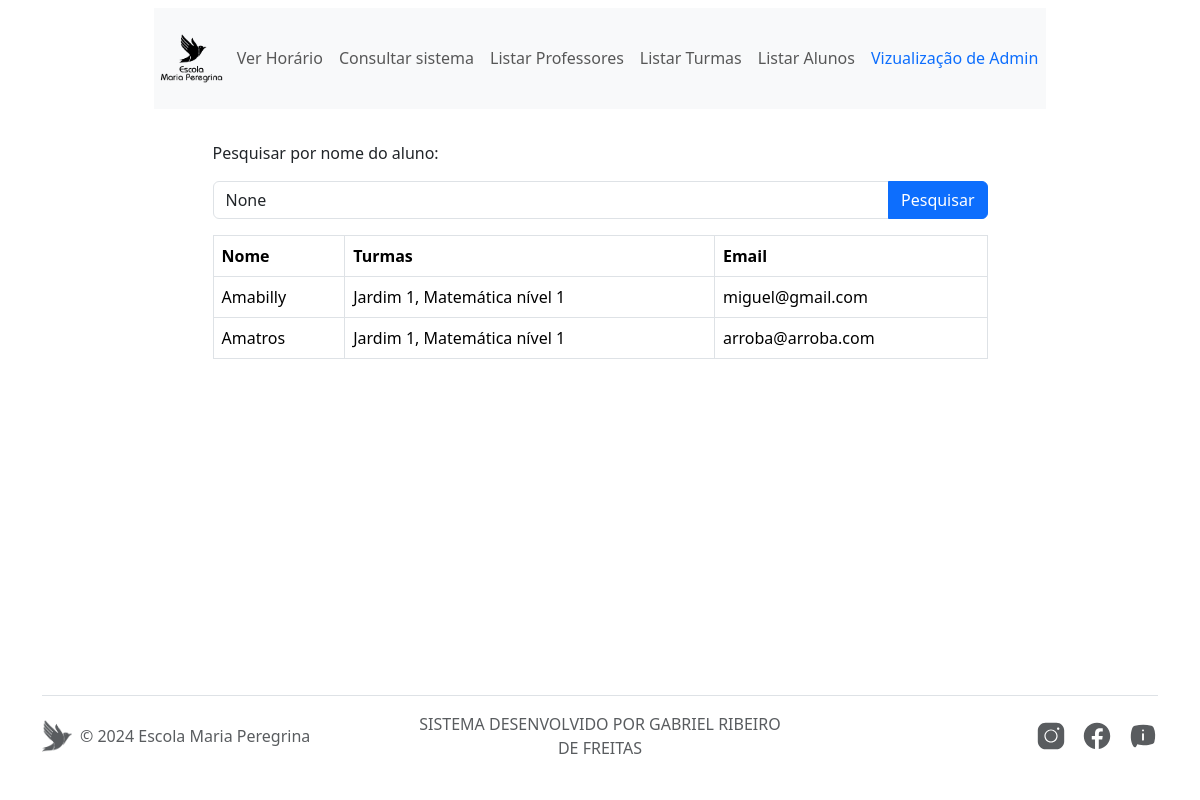
Page /listaralunos/ (signed in) on the earlier database version.
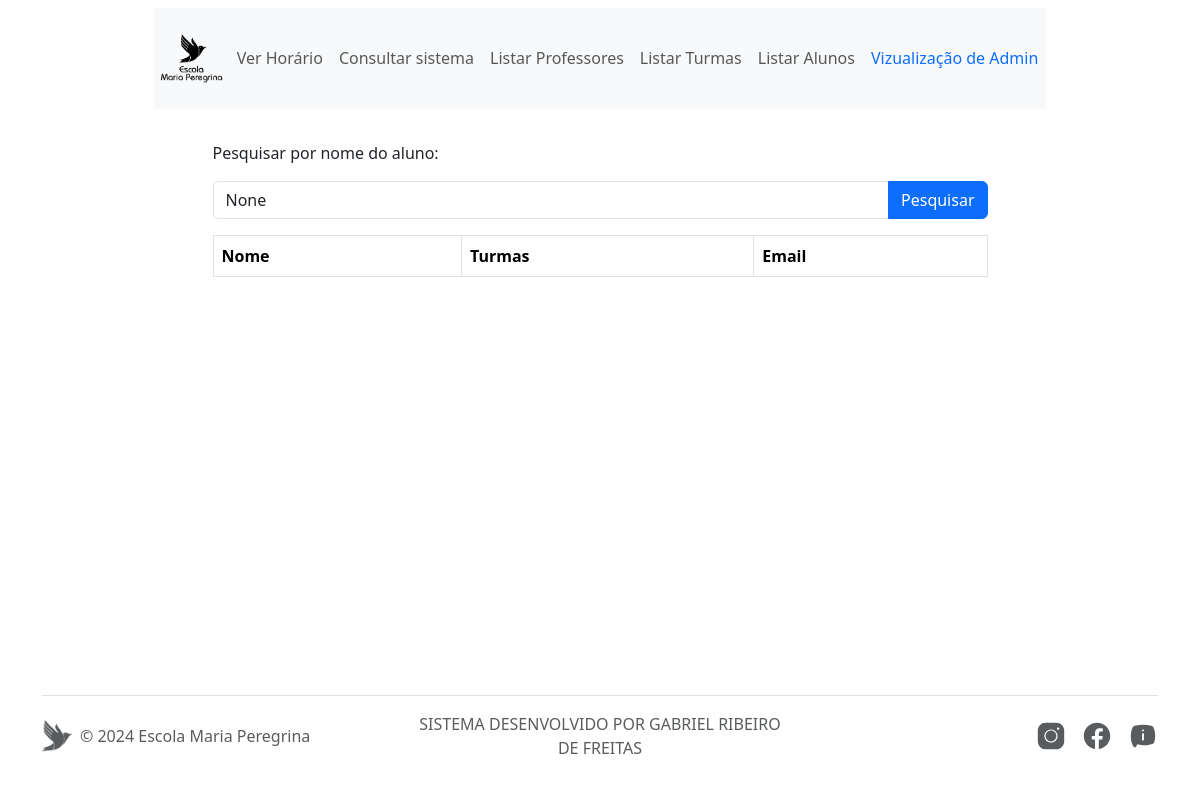
Same page on the later database version.
### sistema/models.py (models this page shows, shortened)
class Aluno(models.Model):
    id = models.AutoField(primary_key=True)
    nome = models.CharField(max_length=100)
    email = models.EmailField(unique=True)
    turmas = models.ManyToManyField(Turma, related_name='alunos')

class Turma(models.Model):
    id = models.AutoField(primary_key=True)
    nome = models.CharField(max_length=50)
    tutor = models.CharField(max_length=100, blank=True)
    carga_horaria_semanal = models.ManyToManyField(
        DiaDaSemana,
        through='CargaHorariaTurma',
        related_name='carga_horaria_turmas'
    )
    def __str__(self):
        return self.nome

### sistema/views.py (the view)
# urls.py: path('listaralunos/', listar_alunos_view, name = 'listar_alunos_view'),
@login_required(login_url='login_view')
def listar_alunos_view(request):
    termo_pesquisa = request.GET.get('termo_pesquisa')
    alunos = Aluno.objects.all()
    if termo_pesquisa:
        alunos = alunos.filter(nome__icontains=termo_pesquisa)
    return render(request, 'listar_alunos.html', {'alunos': alunos, 'termo_pesquisa': termo_pesquisa})

### templates/Listar_alunos.html (shortened to what this page needs)
{% extends 'base.html' %}
{% block content %}
<main class="container flex-grow-1">
    <div class="col-10 mx-auto my-4">
        <div class="col-10 mx-auto">
            <p class="mb-3">Pesquisar por nome do aluno:</p>
            <form method="GET" class="mb-3">
                <div class="input-group">
                    <input type="text" class="form-control" placeholder="Digite o nome do aluno..." name="termo_pesquisa" value="{{ termo_pesquisa }}">
                    <button type="submit" class="btn btn-primary">Pesquisar</button>
                </div>
            </form>
            <table class="table table-bordered w-100">
                <thead>
                    <tr>
                        <th scope="col">Nome</th>
                        <th scope="col">Turmas</th>
                        <th scope="col">Email</th>
                    </tr>
                </thead>
                <tbody>
                    {% for aluno in alunos %}
                        <tr>
                            <td>{{ aluno.nome }}</td>
                            <td>{{ aluno.turmas.all|join:", " }}</td>
                            <td>{{ aluno.email }}</td>
                        </tr>
                    {% endfor %}
                </tbody>
            </table>
        </div>
    </div>
</main>
{% endblock %}

Differences in the rows shown:
removed Aluno: nome "Amabilly", turmas.all "Jardim 1, Matemática nível 1", email "miguel@gmail.com"
removed Aluno: nome "Amatros", turmas.all "Jardim 1, Matemática nível 1", email "arroba@arroba.com"
